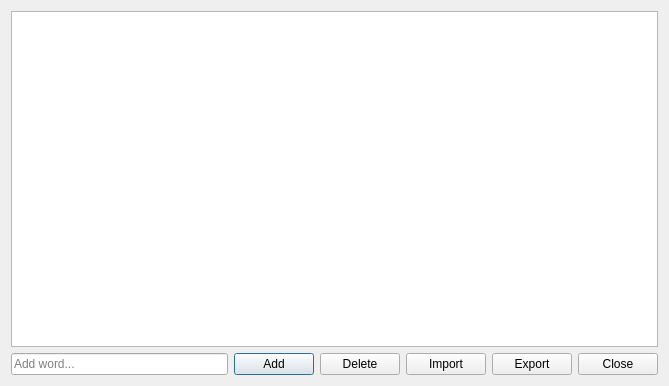
<?xml version="1.0" encoding="UTF-8"?>
<ui version="4.0">
 <class>StopWordsDialog</class>
 <widget class="QDialog" name="StopWordsDialog">
  <property name="geometry">
   <rect>
    <x>0</x>
    <y>0</y>
    <width>669</width>
    <height>386</height>
   </rect>
  </property>
  <property name="windowTitle">
   <string>Dialog</string>
  </property>
  <layout class="QVBoxLayout" name="verticalLayout">
   <item>
    <widget class="QListView" name="listView"/>
   </item>
   <item>
    <layout class="QHBoxLayout" name="horizontalLayout" stretch="1,0,0,0,0,0">
     <item>
      <widget class="QLineEdit" name="lineEdit">
       <property name="placeholderText">
        <string>Add word...</string>
       </property>
      </widget>
     </item>
     <item>
      <widget class="QPushButton" name="addBtn">
       <property name="text">
        <string>Add</string>
       </property>
      </widget>
     </item>
     <item>
      <widget class="QPushButton" name="deteleBtn">
       <property name="text">
        <string>Delete</string>
       </property>
      </widget>
     </item>
     <item>
      <widget class="QPushButton" name="importBtn">
       <property name="text">
        <string>Import</string>
       </property>
      </widget>
     </item>
     <item>
      <widget class="QPushButton" name="exportBtn">
       <property name="text">
        <string>Export</string>
       </property>
      </widget>
     </item>
     <item>
      <widget class="QPushButton" name="closeBtn">
       <property name="text">
        <string>Close</string>
       </property>
      </widget>
     </item>
    </layout>
   </item>
  </layout>
 </widget>
 <resources/>
 <connections/>
</ui>
